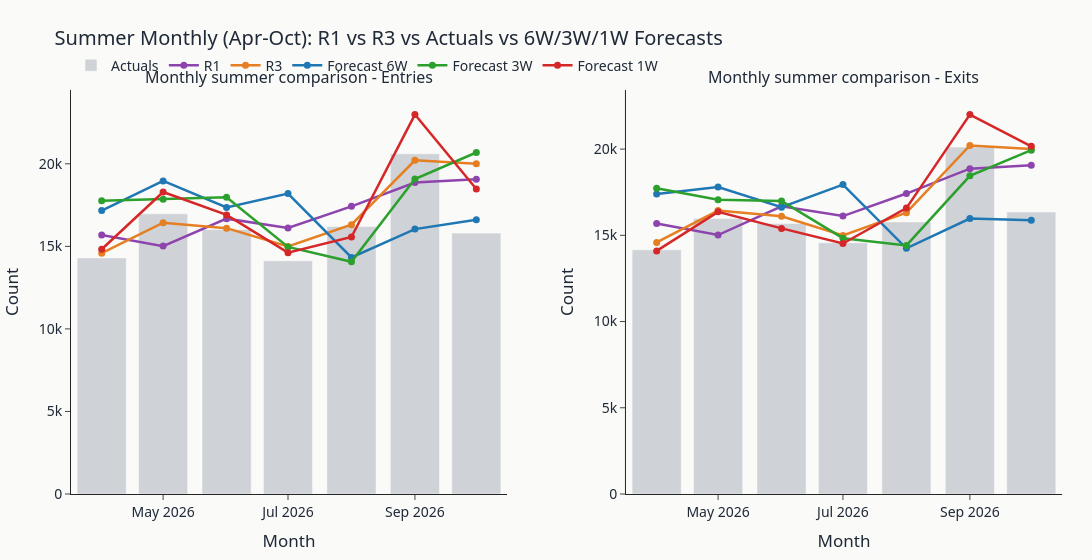
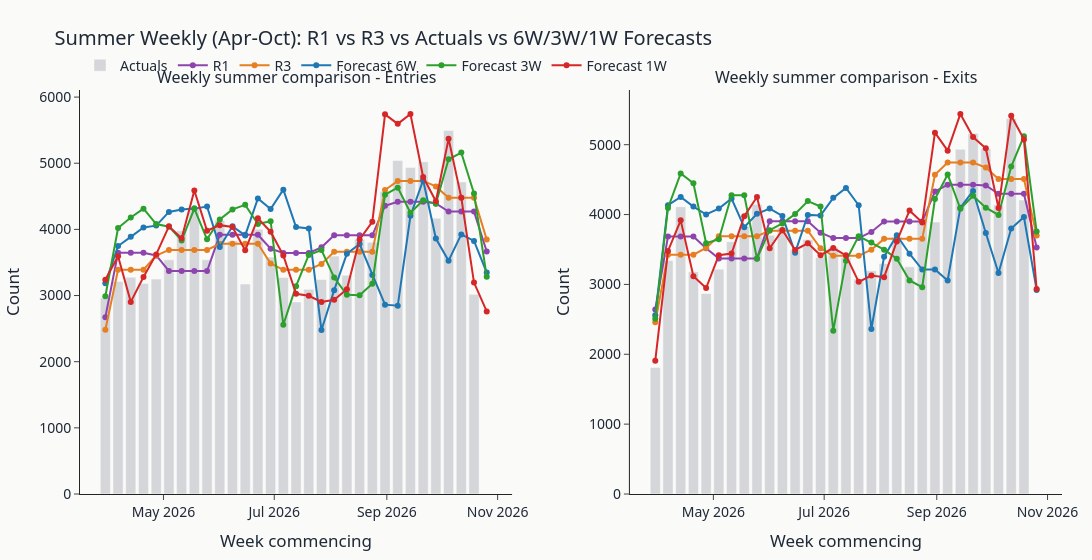

Here is the notebook cell these charts were saved with, in order:
### Code cell
# -----------------------------------------------------------------------------
# SUMMER COMPARISON VISUALS (MONTHLY + WEEKLY)
# -----------------------------------------------------------------------------

import plotly.graph_objects as go
from plotly.subplots import make_subplots

# ---- Monthly ----
fig_m = make_subplots(
    rows=1,
    cols=2,
    subplot_titles=(
        "Monthly summer comparison - Entries",
        "Monthly summer comparison - Exits"
    ),
    horizontal_spacing=0.12
)

# Actuals as bars
fig_m.add_trace(
    go.Bar(
        x=monthly_summer_comparison["MonthLabel"],
        y=monthly_summer_comparison["ActualEntries"],
        name="Actuals",
        marker_color="#9CA3AF",
        opacity=0.45
    ),
    row=1,
    col=1
)

fig_m.add_trace(
    go.Bar(
        x=monthly_summer_comparison["MonthLabel"],
        y=monthly_summer_comparison["ActualExits"],
        name="Actuals",
        marker_color="#9CA3AF",
        opacity=0.45,
        showlegend=False
    ),
    row=1,
    col=2
)

monthly_series_entries = [
    ("r1_entries", "R1", "#8E44AD"),
    ("r3_entries", "R3", "#E67E22"),
    ("entries_6w", "Forecast 6W", "#1F77B4"),
    ("entries_3w", "Forecast 3W", "#2CA02C"),
    ("entries_1w", "Forecast 1W", "#D62728")
]

for col, name, color in monthly_series_entries:
    fig_m.add_trace(
        go.Scatter(
            x=monthly_summer_comparison["MonthLabel"],
            y=monthly_summer_comparison[col],
            mode="lines+markers",
            name=name,
            line=dict(width=2.5, color=color),
            marker=dict(size=7)
        ),
        row=1,
        col=1
    )

monthly_series_exits = [
    ("r1_exits", "R1", "#8E44AD"),
    ("r3_exits", "R3", "#E67E22"),
    ("exits_6w", "Forecast 6W", "#1F77B4"),
    ("exits_3w", "Forecast 3W", "#2CA02C"),
    ("exits_1w", "Forecast 1W", "#D62728")
]

for col, name, color in monthly_series_exits:
    fig_m.add_trace(
        go.Scatter(
            x=monthly_summer_comparison["MonthLabel"],
            y=monthly_summer_comparison[col],
            mode="lines+markers",
            name=name,
            line=dict(width=2.5, color=color),
            marker=dict(size=7),
            showlegend=False
        ),
        row=1,
        col=2
    )

fig_m.update_layout(
    **BASE_LAYOUT,
    title="Summer Monthly (Apr-Oct): R1 vs R3 vs Actuals vs 6W/3W/1W Forecasts",
    height=560,
    width=1360,
    barmode="overlay",
    legend=dict(orientation="h", y=1.1, x=0)
)
fig_m.update_yaxes(title_text="Count", row=1, col=1)
fig_m.update_yaxes(title_text="Count", row=1, col=2)
fig_m.update_xaxes(title_text="Month", row=1, col=1)
fig_m.update_xaxes(title_text="Month", row=1, col=2)

fig_m.show()

# ---- Weekly ----
fig_w = make_subplots(
    rows=1,
    cols=2,
    subplot_titles=(
        "Weekly summer comparison - Entries",
        "Weekly summer comparison - Exits"
    ),
    horizontal_spacing=0.12
)

# Actuals as bars
fig_w.add_trace(
    go.Bar(
        x=weekly_summer_comparison["WeekStart"],
        y=weekly_summer_comparison["ActualEntries"],
        name="Actuals",
        marker_color="#9CA3AF",
        opacity=0.4
    ),
    row=1,
    col=1
)

fig_w.add_trace(
    go.Bar(
        x=weekly_summer_comparison["WeekStart"],
        y=weekly_summer_comparison["ActualExits"],
        name="Actuals",
        marker_color="#9CA3AF",
        opacity=0.4,
        showlegend=False
    ),
    row=1,
    col=2
)

weekly_series_entries = [
    ("r1_entries", "R1", "#8E44AD"),
    ("r3_entries", "R3", "#E67E22"),
    ("entries_6w", "Forecast 6W", "#1F77B4"),
    ("entries_3w", "Forecast 3W", "#2CA02C"),
    ("entries_1w", "Forecast 1W", "#D62728")
]

for col, name, color in weekly_series_entries:
    fig_w.add_trace(
        go.Scatter(
            x=weekly_summer_comparison["WeekStart"],
            y=weekly_summer_comparison[col],
            mode="lines+markers",
            name=name,
            line=dict(width=2, color=color),
            marker=dict(size=6)
        ),
        row=1,
        col=1
    )

weekly_series_exits = [
    ("r1_exits", "R1", "#8E44AD"),
    ("r3_exits", "R3", "#E67E22"),
    ("exits_6w", "Forecast 6W", "#1F77B4"),
    ("exits_3w", "Forecast 3W", "#2CA02C"),
    ("exits_1w", "Forecast 1W", "#D62728")
]

for col, name, color in weekly_series_exits:
    fig_w.add_trace(
        go.Scatter(
            x=weekly_summer_comparison["WeekStart"],
            y=weekly_summer_comparison[col],
            mode="lines+markers",
            name=name,
            line=dict(width=2, color=color),
            marker=dict(size=6),
            showlegend=False
        ),
        row=1,
        col=2
    )

fig_w.update_layout(
    **BASE_LAYOUT,
    title="Summer Weekly (Apr-Oct): R1 vs R3 vs Actuals vs 6W/3W/1W Forecasts",
    height=560,
    width=1360,
    barmode="overlay",
    legend=dict(orientation="h", y=1.1, x=0)
)
fig_w.update_yaxes(title_text="Count", row=1, col=1)
fig_w.update_yaxes(title_text="Count", row=1, col=2)
fig_w.update_xaxes(title_text="Week commencing", row=1, col=1)
fig_w.update_xaxes(title_text="Week commencing", row=1, col=2)

fig_w.show()
